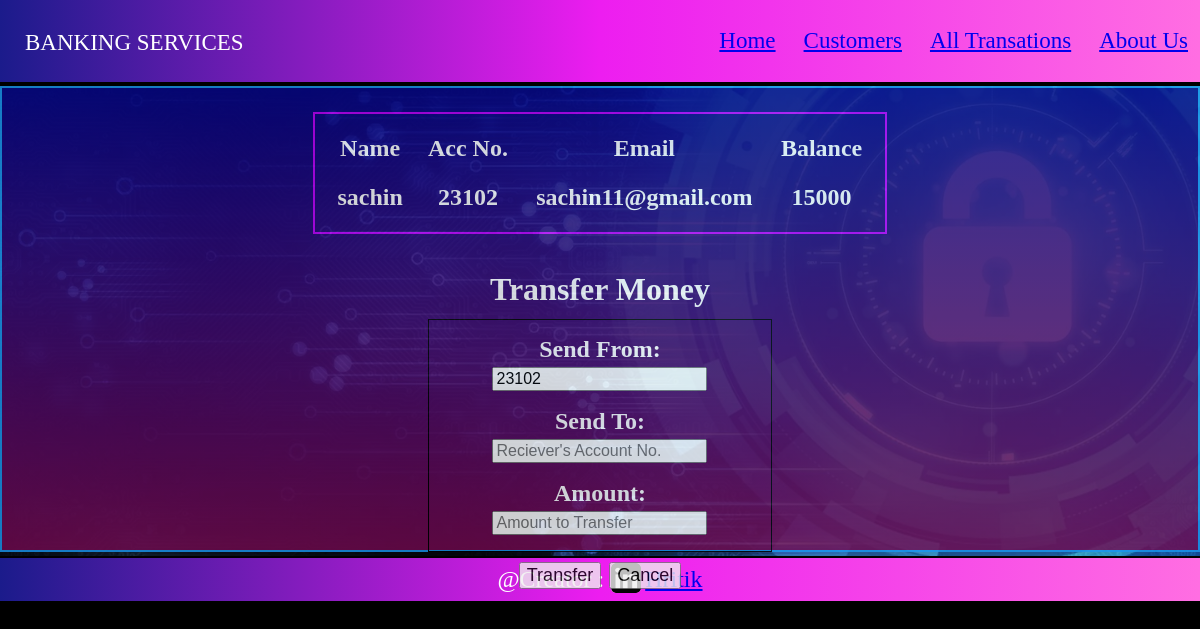
Screenshot of /sndMoney.php?accno=23102 with the database file from the repository.
### tables this page shows
CREATE TABLE `customers` (
  `sr` int(11) NOT NULL,
  `name` varchar(20) NOT NULL,
  `accno` varchar(5) NOT NULL,
  `email` varchar(20) NOT NULL,
  `blc` int(20) NOT NULL
);

### sndMoney.php (the view, shortened to what this page needs)
<?php
$con = mysqli_connect('localhost', 'root', '', 'banking');
$accno = $_GET['accno'];
$q = "SELECT * FROM `customers` where accno='$accno'";
$result = mysqli_query($con, $q);
$row = mysqli_fetch_array($result);
$name = $row['name'];
$mail = $row['email'];
$blc = $row['blc'];
?>
<!DOCTYPE html>
<html lang="en">
<head>
  <link rel="stylesheet" href="/banking/index.css" />
</head>
<body>
  <header>
    <div class="nav">
      <p id="heading">BANKING SERVICES</p>
      <ul>
        <li><a href="/banking/index.php">Home</a></li>
        <li><a href="/banking/customers.php">Customers</a></li>
        <li><a href="/banking/alltrans.php">All Transations</a></li>
        <li>
          <a href="/banking/aboutus.php">About Us</a>
        </li>
      </ul>
    </div>
  </header>
  <hr style="border: 2px solid black; margin: 0px; padding: 0px" />
  <main style="background-image: url(http://localhost/banking/imgs/bgbank.png);">
    <div style="color:white" class="trmbox">
      <table class="blancetble">
        <tr>
          <th>Name</th>
          <th>Acc No.</th>
          <th>Email</th>
          <th>Balance</th>
        </tr>
        <tr>
          <td><?php echo $name; ?></td>
          <td><?php echo $accno; ?></td>
          <td><?php echo $mail; ?></td>
          <td><?php echo $blc; ?></td>
        </tr>
      </table>
      <br>
      <p style="margin-top: 0; margin-bottom: 1% ;padding: 0; ">Transfer Money</p>
      <form action="sndMoney.php?accno" method="post">
        <table name="person" class="blancetble2">
          <tr>
            <td><label for="person1">Send From:</label><input type="text" name="accno1" id="" style="font-size: medium;" placeholder="Sender's Account No." value="<?php if (isset($_GET['accno'])) {
                                                                                                                                                                      echo $_GET['accno'];
                                                                                                                                                                    } ?>">
            </td>
          </tr>
          <tr>
            <td><label for="person2">Send To: </label><input type="text" name="accno2" id="" placeholder="Reciever's Account No." style="font-size: medium;"></td>
          </tr>
          <tr>
            <td><label for="amount">Amount: </label><input type="number" style="font-size: medium;" name="amount" id="" placeholder="Amount to Transfer"></td>
          </tr>
        </table>
        <input type="submit" style="font-size: large;" value="Transfer" id="pay">
        <input type="button" style="font-size: large;" value="Cancel" onclick="history.back()">
      </form>
    </div>
  </main>
  <hr style="border: 1px solid black; margin: 0px; padding: 0px" />
  <footer>
    <span>@Creator :</span>
    <a href="https://www.linkedin.com/in/hritik-gupta-5352a01b8/" target="_blank"><img src="http://localhost/banking/imgs/lnkdin.png" id="img2" alt="Linkdin" />Hritik</a>
  </footer>
</body>
</html>

### index.css (style rules this page uses)
body { margin: 0; padding: 0; box-sizing: border-box; width: 100%; background-color: black; }
.nav { width: 100%; height: auto; background:linear-gradient(to left,#ff6ee2,rgb(237, 29, 240),#1b1b8b); color: white; display: flex; justify-content: space-between; }
#heading { margin-top: 30px; margin-left: 25px; font-size: 23px; }
li { text-align: center; width: auto; display: inline-block; text-decoration: none; font-size: 23px; margin: 12px; }
main { margin: 0; padding: 0; box-sizing: border-box; background-image: url('http://localhost/banking/imgs/bgbank.png'); height: 470px; width: 100%; background-repeat: no-repeat; background-size: cover; }
footer { margin-top: 0; padding: 5px; height: 33px; text-align: center; color: white; background:linear-gradient(to left,#ff6ee2,rgb(237, 29, 240),#1b1b8b); font-size:x-large; }
.trmbox { width:auto; height: 88%; margin-top: 0; padding: 2%; border: 2.5px solid rgb(26, 151, 240); text-align: center; font-size: xx-large; font-weight: bolder; background-image: linear-gradient(rgb(5, 5, 137),rgb(114, 9, 79)); opacity:80%; }
.blancetble { font-size: x-large; width:50%; margin-top: 0%; margin-left: 25%; border-spacing: 20px; border: #c000ff solid 2px; justify-content: center; }
.blancetble2 { font-size:x-large; width: 30%; margin-top: 0%; margin-left: 35%; border-spacing: 15px; justify-content: center; border: black solid 1px; }

### rows the page displays
customers: name "sachin", email "sachin11@gmail.com", blc "15000"

### other values shown
$accno "23102"
